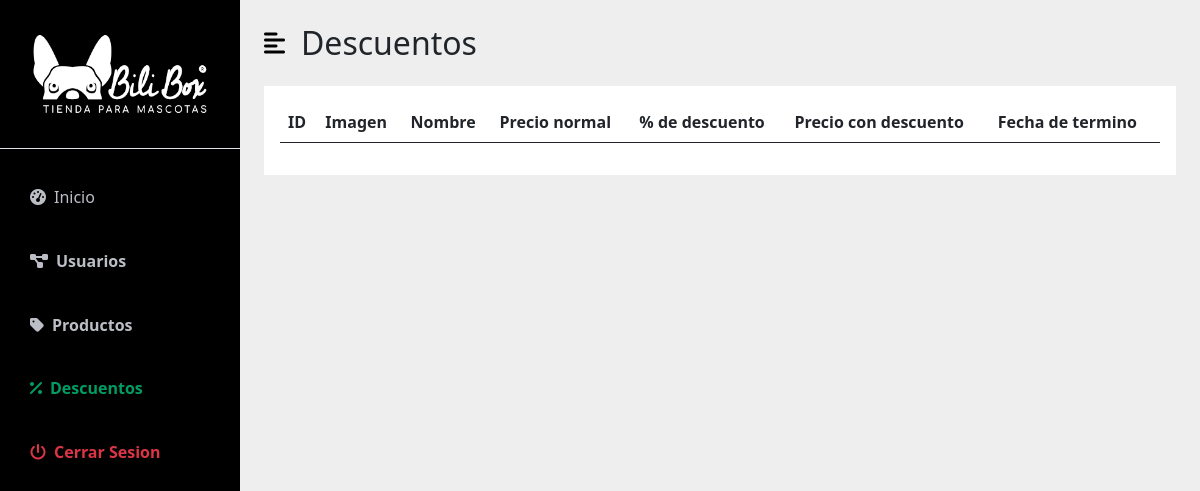
Page /dash_admin/descuentos/ on the earlier database version.
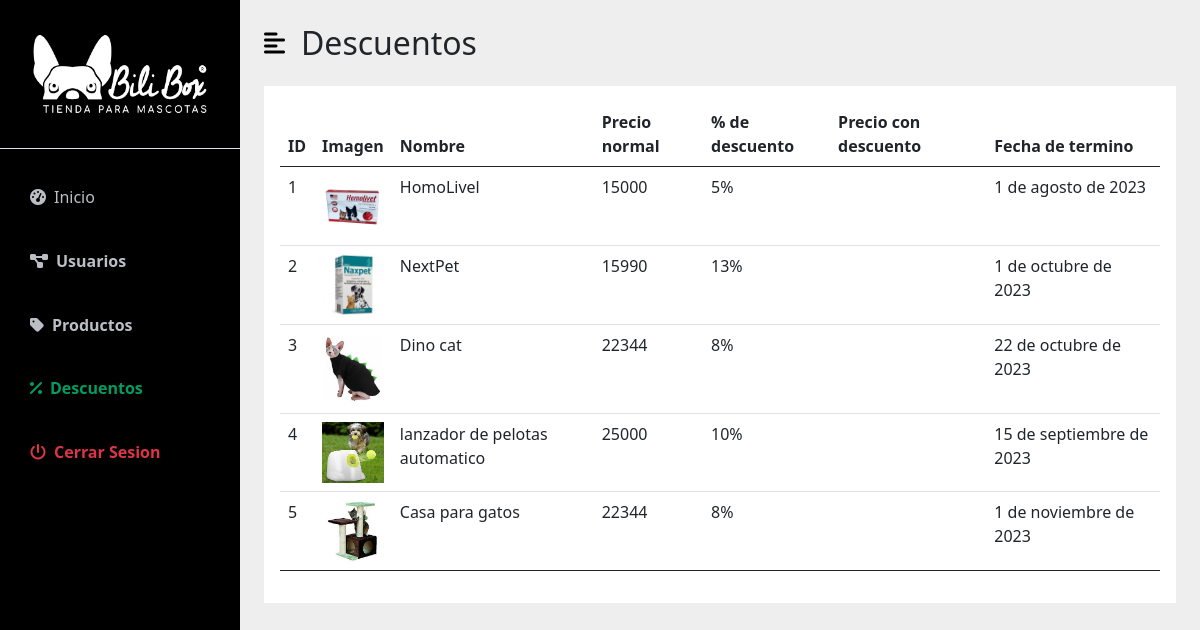
Same page on the later database version.
### AppDescuento/models.py (models this page shows, shortened)
class Descuento(models.Model):
    producto = models.ForeignKey(Articulo, on_delete=models.CASCADE, related_name='descuento')
    pct = models.IntegerField()
    fec_ini = models.DateField()
    fec_ter = models.DateField()
    class Meta:
        db_table = 'descuento' #Como se va a ver en la basen de datos
        verbose_name ='descuento'
        verbose_name_plural ='descuentos'

### App/models.py (models this page shows, shortened)
class Articulo(models.Model):
    imagen = models.ImageField(upload_to='articulos/')
    nombre = models.CharField(max_length=50)
    descripcion = models.CharField(max_length=200, null=True, blank=True)
    precio = models.IntegerField()
    seccion = models.CharField( max_length=30)
    stock = models.IntegerField()
    created = models.DateTimeField(auto_now_add=True)
    updated = models.DateTimeField(auto_now_add=True)
    class Meta:
        verbose_name = 'articulo'
        verbose_name_plural = 'articulos'

### AppDashboardAdmin/views.py (the view)
# urls.py: path('descuentos/',views.descuento, name='descuentos'),
def descuento(request):
    descuentos = Descuento.objects.all()
    productos = Articulo.objects.all()
    data = {
        'descuentos': descuentos
    }
    return render(request,'descuento/descuento.html',data)

### AppCarro/context_processor.py (called while the page is built)
def importe_total_carro(request):
    total=0
    try:
      if request.user.is_authenticated:
        for key, value in request.session["carro"].items():
          total = total + (int(value["precio"]) * value["cantidad"])
      else:
        pass
    except:
      pass
    return {'importe_total_carro':total}

### AppDashboardAdmin/templates/descuento/descuento.html (shortened to what this page needs)
{% extends "dash_admin/base_dash_admin.html" %}
{% load static %}
{% block content %}
<div id="page-content-wrapper">
    <nav class="navbar navbar-expand-lg navbar-light bg-transparent py-4 px-4">
        <div class="d-flex align-items-center">
            <i class="fas fa-align-left primary-text fs-4 me-3" id="menu-toggle"></i>
            <h2 class="fs-2 m-0">Descuentos</h2>
        </div>
    </nav>
    <div class="container-fluid px-4 ">
        <div class="p-3" style="background-color: white;">
            <table class="table">
                <thead>
                    <tr>
                        <th>ID</th>
                        <th>Imagen</th>
                        <th>Nombre</th>
                        <th>Precio normal</th>
                        <th>% de descuento</th>
                        <th>Precio con descuento</th>
                        <th>Fecha de termino</th>
                    </tr>
                </thead>
                    {% for i in descuentos %}
                        <tr>
                            <td>{{i.id}}</td>
                            <td class="col-1">
                                <img src="{{i.producto.imagen.url}}" alt="" class="img-fluid">
                            </td>
                            <td>{{i.producto.nombre}}</td>
                            <td>{{i.producto.precio}}</td>
                            <td>{{i.pct}}%</td>
                            <td></td>
                            <td>{{i.fec_ter}}</td>
                        </tr>
                    {% endfor %}
            </table>
        </div>
    </div>
</div>
{% endblock %}

### AppDashboardAdmin/templates/dash_admin/base_dash_admin.html (shortened to what this page needs)
{% load static %}
<!DOCTYPE html>
<html lang="en">
<head>
    <link rel="stylesheet" href="https://cdn.datatables.net/1.13.4/css/jquery.dataTables.css" />
    <link rel="stylesheet" href="https://cdn.datatables.net/1.13.4/css/jquery.dataTables.min.css">
    <link href="https://cdn.jsdelivr.net/npm/bootstrap@5.0.0-beta3/dist/css/bootstrap.min.css" rel="stylesheet" />
    <link rel="stylesheet" href="https://cdnjs.cloudflare.com/ajax/libs/font-awesome/5.15.3/css/all.min.css" />
    <link rel="stylesheet" href="{% static 'css/dash-style.css' %}" />
</head>
<body>
    <div class="d-flex" id="wrapper">
        <div class="" id="sidebar-wrapper" style="background-color: black;">
            <div class="sidebar-heading text-center py-4 primary-text fs-4 fw-bold text-uppercase border-bottom"><a
                    href="{% url 'index' %}">
                    <img src="{% static 'img/images.png' %}" alt="" width="200px" height="100">
                </a></div>
            <div class="list-group list-group-flush my-3">
                <a href="{% url 'admin_page:inicio' %}" class="list-group-item list-group-item-action bg-transparent second-text
                {% if request.path == '/dash_admin/' %} active {% endif %} "><i
                        class="fas fa-tachometer-alt me-2"></i>Inicio</a>
                <a href="{% url 'admin_page:usuarios' %}" class="list-group-item list-group-item-action bg-transparent second-text fw-bold
                {% if request.path == '/dash_admin/usuarios/' %} active {% endif %}"><i
                        class="fas fa-project-diagram me-2"></i>Usuarios</a>
                <a href="{% url 'admin_page:productos' %}" class="list-group-item list-group-item-action bg-transparent second-text fw-bold
                        {% if request.path == '/dash_admin/productos/' %} active {% endif %}">
                    <i class="fa-solid fa-tag me-2"></i>Productos</a>
                <a href="{% url 'admin_page:descuentos' %}" class="list-group-item list-group-item-action bg-transparent second-text fw-bold
                    {% if request.path == '/dash_admin/descuentos/' %} active {% endif %}">
                    <i class="fa-solid fa-percent me-2"></i>Descuentos</a>
                <a href="#" onclick="cerrarSesion()"
                    class="list-group-item list-group-item-action bg-transparent text-danger fw-bold"><i
                        class="fas fa-power-off me-2"></i>Cerrar Sesion</a>
            </div>
        </div>
        <div id="page-content-wrapper" style="background-color:#eeeeee;">
            {% block content %}
            {% endblock %}
        </div>
    </div>
</body>
</html>

### AppDashboard/static/css/dash-style.css (style rules this page uses)
:root { --main-bg-color: #009d63; --main-text-color: #009d63; --second-text-color: #bbbec5; --second-bg-color: #c1efde; }
.primary-text { color: var(--main-text-color); }
.second-text { color: var(--second-text-color); }
#wrapper { overflow-x: hidden; background-color: white; }
#sidebar-wrapper { min-height: 100vh; margin-left: -15rem; -webkit-transition: margin 0.25s ease-out; -moz-transition: margin 0.25s ease-out; -o-transition: margin 0.25s ease-out; transition: margin 0.25s ease-out; }
#sidebar-wrapper .sidebar-heading { padding: 0.875rem 1.25rem; font-size: 1.2rem; }
#sidebar-wrapper .list-group { width: 15rem; }
#page-content-wrapper { min-width: 100vw; }
#menu-toggle { cursor: pointer; color: black; }
.list-group-item { border: none; padding: 20px 30px; }
.list-group-item.active { background-color: transparent; color: var(--main-text-color); font-weight: bold; border: none; }
@media (min-width: 768px) { #sidebar-wrapper { margin-left: 0; } }
@media (min-width: 768px) { #page-content-wrapper { min-width: 0; width: 100%; } }

Differences in the rows shown:
added Descuento: id "1", producto.imagen (picture), producto.nombre "HomoLivel", producto.precio "15000", pct "5", fec_ter "1 de agosto de 2023"
added Descuento: id "2", producto.imagen (picture), producto.nombre "NextPet", producto.precio "15990", pct "13", fec_ter "1 de octubre de 2023"
added Descuento: id "3", producto.imagen (picture), producto.nombre "Dino cat", producto.precio "22344", pct "8", fec_ter "22 de octubre de 2023"
added Descuento: id "4", producto.imagen (picture), producto.nombre "lanzador de pelotas automatico", producto.precio "25000", pct "10", fec_ter "15 de septiembre de 2023"
added Descuento: id "5", producto.imagen (picture), producto.nombre "Casa para gatos", producto.precio "22344", pct "8", fec_ter "1 de noviembre de 2023"
